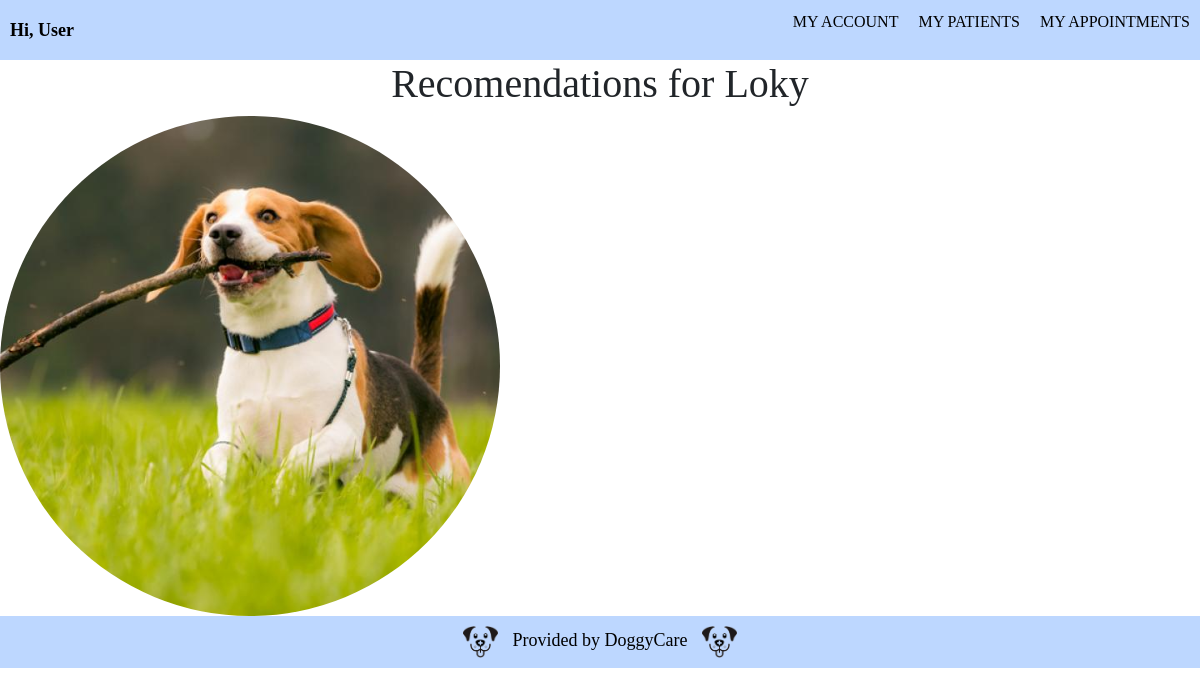
/recomendations/1/, run on an earlier commit of the app's database.
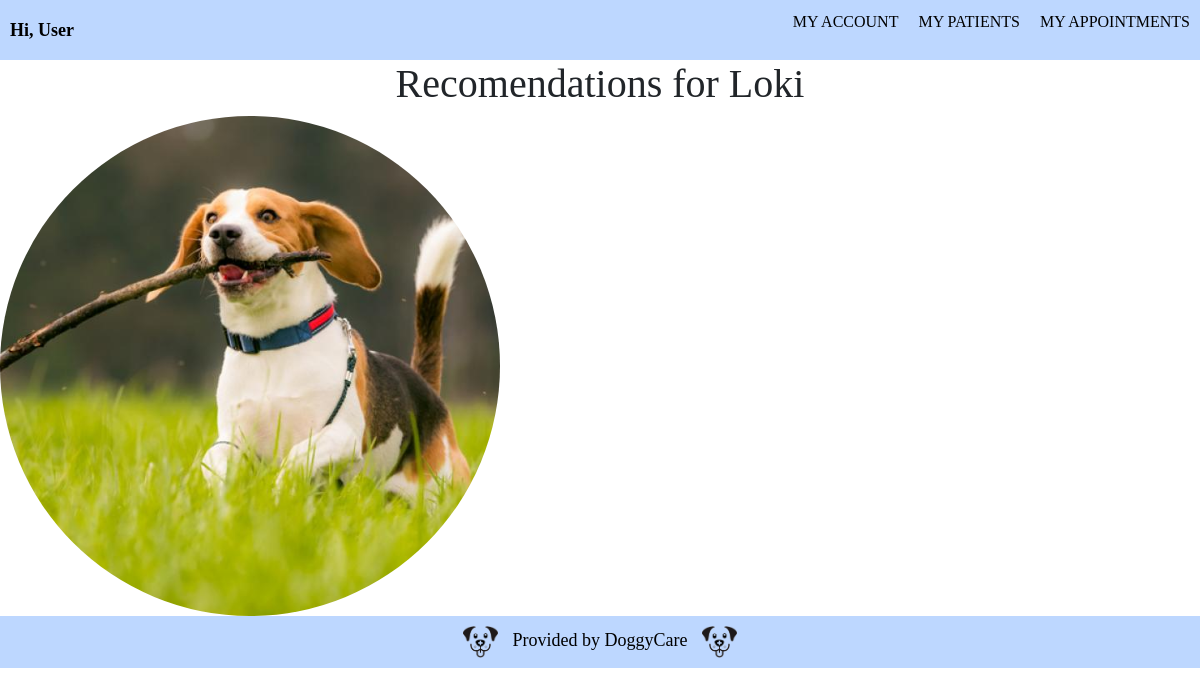
And on a later commit of the database.
### vet/models.py (models this page shows)
class Dog(models.Model):
    image= models.ImageField(upload_to='images/')
    id= models.AutoField(primary_key= True)
    owner= models.CharField(blank= False, max_length=100)
    name= models.CharField(blank= False, max_length=20)
    breed= models.CharField(blank= False, max_length=20)
    age= models.CharField(blank= False, max_length=10)
    weight= models.CharField(blank= False, max_length=10)
    gender= models.CharField(blank= False, max_length=10)
    vaccines= models.CharField(blank= False, max_length=30)

### vet/views.py (the view)
# urls.py: path('recomendations/<int:dog_id>/', views.recomendations, name='recomendations'),
def recomendations(request, dog_id):
    dog = get_object_or_404(Dog, pk=dog_id)
    return render(request, 'recomendations.html', {'dog': dog,'recomendations': recomendations})

### vet/templates/recomendations.html (shortened to what this page needs)
<!DOCTYPE html>
{% extends 'base.html' %}
{% load static %}
    {% block additional_styles %}
    <link rel="stylesheet" href="{% static 'css/dog_register.css' %}">
    {% endblock additional_styles %}
    {% block additional_scripts %}
    <link href="https://cdn.jsdelivr.net/npm/bootstrap@5.3.1/dist/css/bootstrap.min.css" rel="stylesheet">
    {% endblock additional_scripts %}
        {% block content %}
        <h1>Recomendations for {{dog.name}}</h1>
        <img src="{{ dog.image.url }}" alt="{{ dog.name }} Image" style="border-radius: 50%; width: 500px; height: 500px;">
        {% endblock content %}

What changed in the data, as far as the page shows it:
changed Dog: name "Loky" → "Loki"
